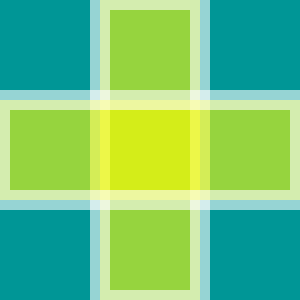
Frame 1 (no input)
Frame 60 (no input): identical to frame 1, image omitted
Frame 120 (the mouse pressed at the canvas centre since frame 60): identical to frame 1, image omitted

The p5.js sketch that drew this single still picture (run headless with seeded random() and noise() and a simulated clock; from frame 60 on, the mouse is pressed at the canvas centre):

// p5.js sketch
// ── sketch.js
function setup() {
    createCanvas(300, 300);
}

function draw() {
    background(0, 150, 150);
    // draw background as a teal

    strokeWeight(20);
    stroke(255, 255, 255, 150)
    // sets the stroke

    fill(255, 255, 0, 150);
    rectMode(CENTER);
    // uses RGB(A) to make centre brighter, as well as centers the coordinates
    rect(150, 150, 100, 300);
    rect(150, 150, 300, 100);
}
